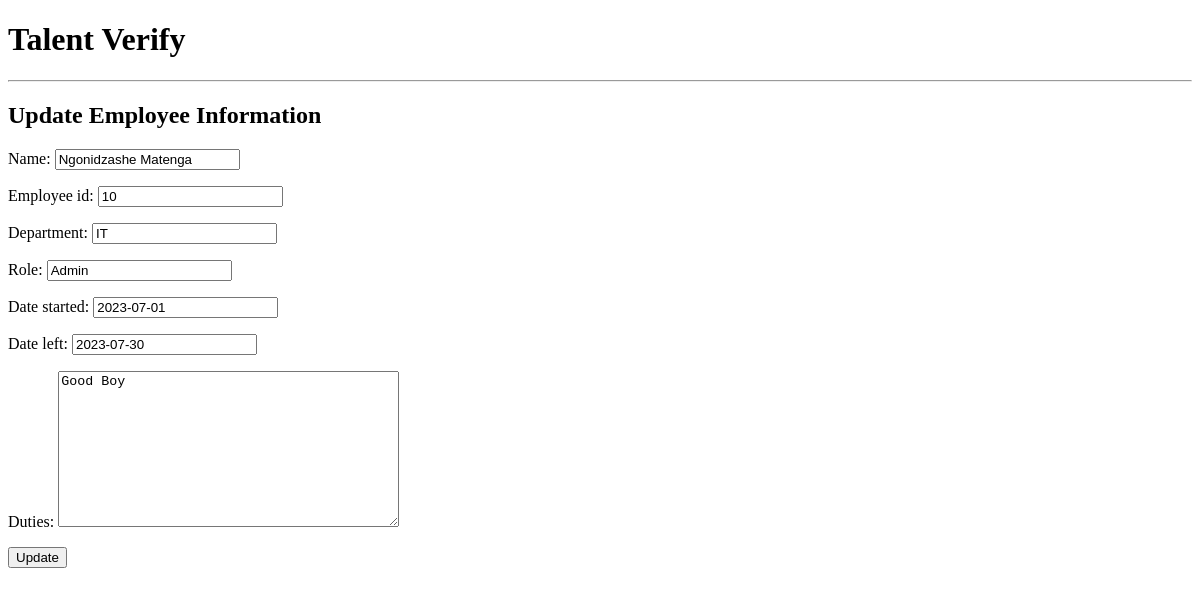
/employee/1/update/, run on an earlier commit of the app's database.
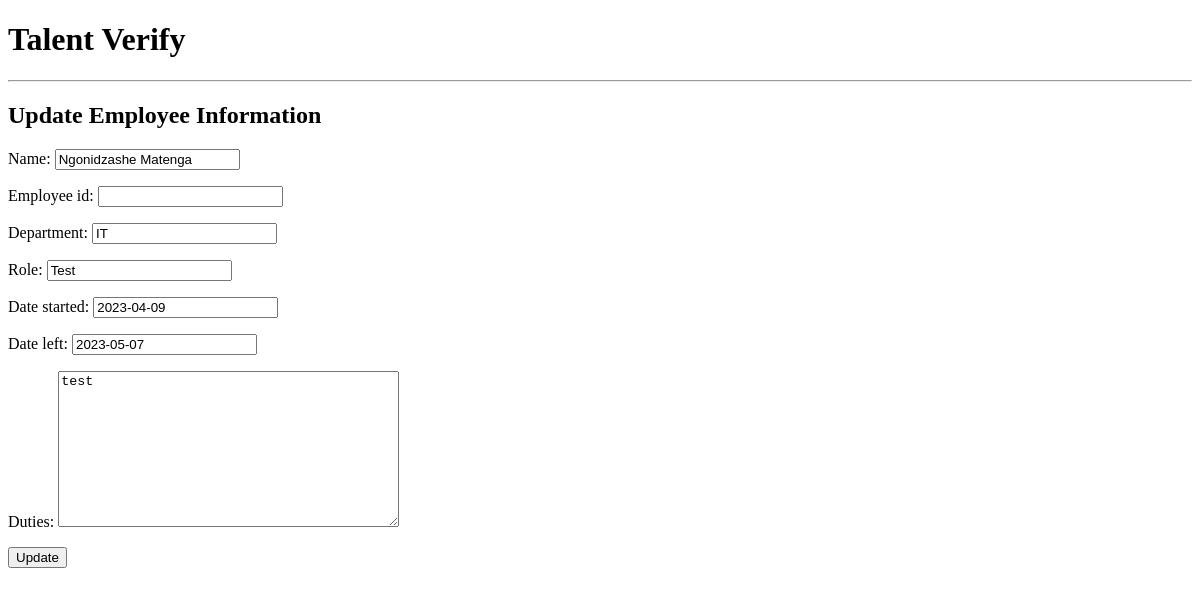
And on a later commit of the database.
### employees/models.py (models this page shows, shortened)
class Employee(models.Model):
    company = models.ForeignKey(Company, on_delete=models.CASCADE, null=True, blank=True)  # Make sure the foreign key is correctly defined.
    name = models.CharField(max_length=100)
    employee_id = models.CharField(max_length=20, blank=True, null=True)
    department = models.CharField(max_length=50)
    role = models.CharField(max_length=50)
    date_started = models.DateField()
    date_left = models.DateField(blank=True, null=True)
    duties = models.TextField(blank=True)

### employees/views.py (the view)
# urls.py: path('employee/<int:employee_id>/update/', views.employee_update, name='employee_update'),
def employee_update(request, employee_id):
    try:
        employee = Employee.objects.get(id=employee_id)
    except Employee.DoesNotExist:
        raise Http404("Employee does not exist.")
    if request.method == 'POST':
        form = EmployeeUpdateForm(request.POST, instance=employee)
        if form.is_valid():
            form.save()
            messages.success(request, 'Employee information updated successfully.')
            return redirect('employee_list')  # Redirect to the employee list page after single-entry update
        else:
            messages.error(request, 'Error occurred. Please check the form fields.')
    else:
        form = EmployeeUpdateForm(instance=employee)
    return render(request, 'employees/employee_update.html', {'form': form})

### employees/forms.py
class EmployeeUpdateForm(forms.ModelForm):
    class Meta:
        model = Employee
        fields = ['name', 'employee_id', 'department', 'role', 'date_started', 'date_left', 'duties']

### employees/templates/employees/employee_update.html (shortened to what this page needs)
{% extends 'base.html' %}
{% load static %}
{% block content %}
<h2>Update Employee Information</h2>
<form method="post">
    {{ form.as_p }}
    <button type="submit">Update</button>
</form>
{% endblock %}

What changed in the data, as far as the page shows it:
changed Employee "Ngonidzashe Matenga": employee_id "10" → (not shown); role "Admin" → "Test"; date_started "2023-07-01" → "2023-04-09"; date_left "2023-07-30" → "2023-05-07"; duties "Good Boy" → "test"
